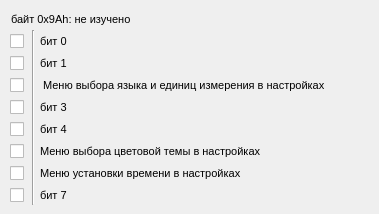
   <widget class="QWidget" name="b09A">
    <attribute name="title">
     <string>Байт 9Ah</string>
    </attribute>
    <widget class="Line" name="line_10">
     <property name="geometry">
      <rect>
       <x>23</x>
       <y>30</y>
       <width>20</width>
       <height>175</height>
      </rect>
     </property>
     <property name="orientation">
      <enum>Qt::Vertical</enum>
     </property>
    </widget>
    <widget class="QLabel" name="label_31">
     <property name="geometry">
      <rect>
       <x>40</x>
       <y>187</y>
       <width>31</width>
       <height>16</height>
      </rect>
     </property>
     <property name="font">
      <font>
       <pointsize>8</pointsize>
      </font>
     </property>
     <property name="text">
      <string>бит 7</string>
     </property>
     <property name="alignment">
      <set>Qt::AlignLeading|Qt::AlignLeft|Qt::AlignVCenter</set>
     </property>
    </widget>
    <widget class="QCheckBox" name="byte09Ahbit7">
     <property name="enabled">
      <bool>true</bool>
     </property>
     <property name="geometry">
      <rect>
       <x>10</x>
       <y>187</y>
       <width>16</width>
       <height>16</height>
      </rect>
     </property>
     <property name="text">
      <string/>
     </property>
    </widget>
    <widget class="QLabel" name="label_33">
     <property name="geometry">
      <rect>
       <x>40</x>
       <y>165</y>
       <width>232</width>
       <height>16</height>
      </rect>
     </property>
     <property name="font">
      <font>
       <pointsize>8</pointsize>
      </font>
     </property>
     <property name="text">
      <string>Меню установки времени в настройках</string>
     </property>
     <property name="alignment">
      <set>Qt::AlignLeading|Qt::AlignLeft|Qt::AlignVCenter</set>
     </property>
    </widget>
    <widget class="QCheckBox" name="byte09Ahbit6">
     <property name="enabled">
      <bool>true</bool>
     </property>
     <property name="geometry">
      <rect>
       <x>10</x>
       <y>165</y>
       <width>16</width>
       <height>16</height>
      </rect>
     </property>
     <property name="text">
      <string/>
     </property>
    </widget>
    <widget class="QLabel" name="label_37">
     <property name="geometry">
      <rect>
       <x>40</x>
       <y>121</y>
       <width>31</width>
       <height>16</height>
      </rect>
     </property>
     <property name="font">
      <font>
       <pointsize>8</pointsize>
      </font>
     </property>
     <property name="text">
      <string>бит 4</string>
     </property>
    </widget>
    <widget class="QCheckBox" name="byte09Ahbit4">
     <property name="enabled">
      <bool>true</bool>
     </property>
     <property name="geometry">
      <rect>
       <x>10</x>
       <y>121</y>
       <width>16</width>
       <height>16</height>
      </rect>
     </property>
     <property name="text">
      <string/>
     </property>
     <property name="checked">
      <bool>false</bool>
     </property>
    </widget>
    <widget class="QLabel" name="label_32">
     <property name="geometry">
      <rect>
       <x>40</x>
       <y>143</y>
       <width>256</width>
       <height>16</height>
      </rect>
     </property>
     <property name="font">
      <font>
       <pointsize>8</pointsize>
      </font>
     </property>
     <property name="text">
      <string>Меню выбора цветовой темы в настройках</string>
     </property>
     <property name="alignment">
      <set>Qt::AlignLeading|Qt::AlignLeft|Qt::AlignVCenter</set>
     </property>
    </widget>
    <widget class="QCheckBox" name="byte09Ahbit5">
     <property name="enabled">
      <bool>true</bool>
     </property>
     <property name="geometry">
      <rect>
       <x>10</x>
       <y>143</y>
       <width>16</width>
       <height>16</height>
      </rect>
     </property>
     <property name="text">
      <string/>
     </property>
    </widget>
    <widget class="QCheckBox" name="byte09Ahbit0">
     <property name="geometry">
      <rect>
       <x>10</x>
       <y>33</y>
       <width>16</width>
       <height>16</height>
      </rect>
     </property>
     <property name="text">
      <string/>
     </property>
    </widget>
    <widget class="QLabel" name="label_34">
     <property name="geometry">
      <rect>
       <x>40</x>
       <y>55</y>
       <width>31</width>
       <height>16</height>
      </rect>
     </property>
     <property name="font">
      <font>
       <pointsize>8</pointsize>
      </font>
     </property>
     <property name="text">
      <string>бит 1</string>
     </property>
    </widget>
    <widget class="QCheckBox" name="byte09Ahbit1">
     <property name="geometry">
      <rect>
       <x>10</x>
       <y>55</y>
       <width>16</width>
       <height>16</height>
      </rect>
     </property>
     <property name="text">
      <string/>
     </property>
    </widget>
    <widget class="QLabel" name="label_35">
     <property name="geometry">
      <rect>
       <x>40</x>
       <y>77</y>
       <width>330</width>
       <height>16</height>
      </rect>
     </property>
     <property name="font">
      <font>
       <pointsize>8</pointsize>
      </font>
     </property>
     <property name="text">
      <string> Меню выбора языка и единиц измерения в настройках</string>
     </property>
    </widget>
    <widget class="QCheckBox" name="byte09Ahbit2">
     <property name="geometry">
      <rect>
       <x>10</x>
       <y>77</y>
       <width>16</width>
       <height>16</height>
      </rect>
     </property>
     <property name="text">
      <string/>
     </property>
    </widget>
    <widget class="QLabel" name="label_36">
     <property name="geometry">
      <rect>
       <x>40</x>
       <y>99</y>
       <width>31</width>
       <height>16</height>
      </rect>
     </property>
     <property name="font">
      <font>
       <pointsize>8</pointsize>
      </font>
     </property>
     <property name="text">
      <string>бит 3</string>
     </property>
    </widget>
    <widget class="QCheckBox" name="byte09Ahbit3">
     <property name="geometry">
      <rect>
       <x>10</x>
       <y>99</y>
       <width>16</width>
       <height>16</height>
      </rect>
     </property>
     <property name="text">
      <string/>
     </property>
    </widget>
    <widget class="QLabel" name="label_30">
     <property name="geometry">
      <rect>
       <x>40</x>
       <y>33</y>
       <width>31</width>
       <height>16</height>
      </rect>
     </property>
     <property name="font">
      <font>
       <pointsize>8</pointsize>
      </font>
     </property>
     <property name="text">
      <string>бит 0</string>
     </property>
    </widget>
    <widget class="QLabel" name="label_38">
     <property name="geometry">
      <rect>
       <x>11</x>
       <y>11</y>
       <width>140</width>
       <height>16</height>
      </rect>
     </property>
     <property name="font">
      <font>
       <pointsize>8</pointsize>
      </font>
     </property>
     <property name="text">
      <string>байт 0x9Ah: не изучено</string>
     </property>
     <property name="alignment">
      <set>Qt::AlignLeading|Qt::AlignLeft|Qt::AlignVCenter</set>
     </property>
    </widget>
   </widget>
